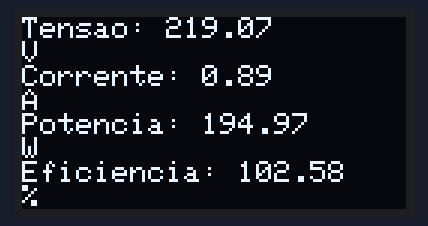
A sketch run on a simulated ESP32. On the bench: 128×64 one-colour display. WiFi joins after 1.5 s; servers stay silent unless stated; random numbers use the default seed unless the sketch sets one; what the sketch prints to the serial monitor is not drawn.

Above: at 1.6 s.
At 17.0 s:
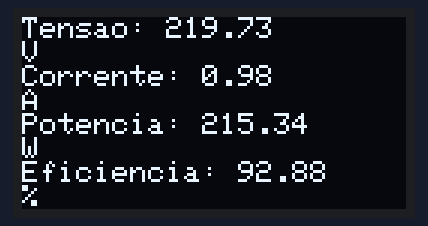
At 32.3 s:
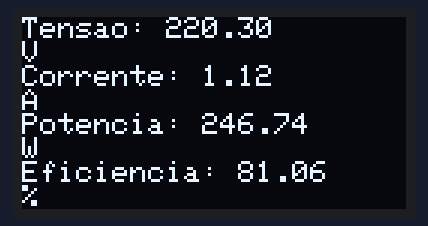
At 63.0 s:
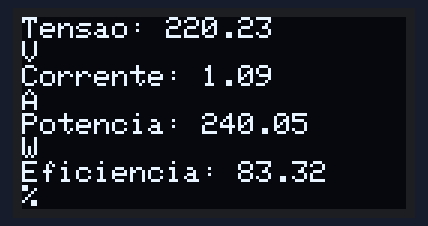
At 93.7 s:
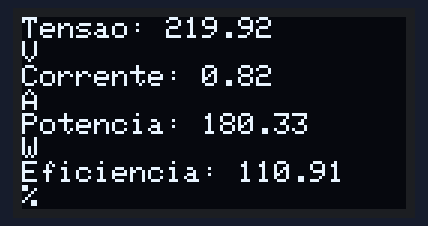
At 124.4 s:
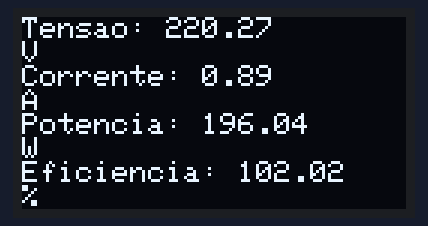

The sketch:

sketch.ino
```cpp
#include <WiFi.h>
#include <Wire.h>
#include <Adafruit_GFX.h>
#include <Adafruit_SSD1306.h>
#include "EmonLib.h" // Biblioteca Emon para simulação de sensores de energia

#define SCREEN_WIDTH 128 // Largura do OLED, em pixels
#define SCREEN_HEIGHT 64 // Altura do OLED, em pixels

// Cria um objeto de display OLED conectado ao I2C
Adafruit_SSD1306 display(SCREEN_WIDTH, SCREEN_HEIGHT, &Wire);

// Credenciais do Wi-Fi
const char* ssid = "Wokwi-GUEST"; // Nome da rede Wi-Fi
const char* password = "";        // Senha da rede Wi-Fi

// Configuração do ThingSpeak
const char* host = "api.thingspeak.com";
const String apiKey = "PR0FLYIR0LWWX7M3"; // Sua chave API de escrita do ThingSpeak

// Pinos dos sensores
const int voltagePin = 34; // Potenciômetro simula a tensão
const int currentPin = 35; // Potenciômetro simula a corrente

// Variáveis
float voltage, current, power;
float consumoPadrao = 200.0;      // Consumo padrão do INMETRO em watts
float eficienciaInformada = 0.85; // Eficiência energética informada pelo fabricante (85%)
float vidaUtilInicial = 100.0;    // Vida útil inicial em percentual
const float potenciaMaxima = 400.0; // Limite máximo para potência simulada (W)

// Função para gerar valores aleatórios
float gerarValorAleatorio(float base, float variacao) {
  return base + random(-variacao * 10, variacao * 10) / 100.0;
}

// Função para enviar dados ao ThingSpeak
void enviarDadosThingSpeak(float voltage, float current, float power, float eficiencia) {
  if (WiFi.status() == WL_CONNECTED) {
    WiFiClient client;

    if (client.connect(host, 80)) {
      // Criação da URL para envio
      String url = "/update?api_key=" + apiKey +
                   "&field1=" + String(voltage, 2) +
                   "&field2=" + String(current, 2) +
                   "&field3=" + String(power, 2) +
                   "&field4=" + String(eficiencia, 2);

      // Envio da solicitação HTTP
      client.print(String("GET ") + url + " HTTP/1.1\r\n" +
                   "Host: " + host + "\r\n" +
                   "Connection: close\r\n\r\n");
      delay(100); // Tempo para garantir o envio
    }
  } else {
    Serial.println("Erro: Não conectado ao Wi-Fi.");
  }
}

// Função para exibir no OLED
void exibirNoOLED(float voltage, float current, float power, float eficiencia) {
  display.clearDisplay();
  display.setTextSize(1);
  display.setCursor(0, 0);
  display.print("Tensao: ");
  display.println(voltage, 2);
  display.print("V");

  display.setCursor(0, 16);
  display.print("Corrente: ");
  display.println(current, 2);
  display.print("A");

  display.setCursor(0, 32);
  display.print("Potencia: ");
  display.println(power, 2);
  display.print("W");

  display.setCursor(0, 48);
  display.print("Eficiencia: ");
  display.println(eficiencia, 2);
  display.print("%");

  display.display(); // Atualiza o conteúdo do OLED
}

// Função para calcular a eficiência real do aparelho
float calcularEficienciaReal(float consumoReal, float consumoPadrao) {
  return consumoPadrao / consumoReal;
}

// Função para classificar a eficiência energética com base no INMETRO
String classificarEficiencia(float eficienciaReal) {
  if (eficienciaReal >= 0.9) {
    return "A (Muito eficiente)";
  } else if (eficienciaReal >= 0.8) {
    return "B (Eficiente)";
  } else if (eficienciaReal >= 0.7) {
    return "C (Moderado)";
  } else if (eficienciaReal >= 0.6) {
    return "D (Baixa eficiência)";
  } else {
    return "E (Ineficiente)";
  }
}

// Função para avaliar a conformidade da eficiência
void avaliarConformidade(float eficienciaReal, float eficienciaInformada, String classificacao) {
  Serial.print("Eficiência informada pelo fabricante: ");
  Serial.print(eficienciaInformada * 100);
  Serial.println(" %");

  Serial.print("Eficiência medida: ");
  Serial.print(eficienciaReal * 100);
  Serial.println(" %");

  Serial.print("Classificação do INMETRO: ");
  Serial.println(classificacao);

  if (eficienciaReal >= eficienciaInformada) {
    Serial.println("O aparelho está em conformidade com o valor informado.");
  } else {
    Serial.println("Alerta: O aparelho não está em conformidade com o valor informado!");
    Serial.println("Possível defeito ou desgaste identificado.");
  }
}

// Função para calcular e exibir a vida útil
void calcularVidaUtil(float eficienciaReal, float eficienciaInformada) {
  if (eficienciaReal < eficienciaInformada) {
    // Reduz a vida útil se a eficiência for inferior à informada
    vidaUtilInicial -= (eficienciaInformada - eficienciaReal) * 100;
    if (vidaUtilInicial < 0) {
      vidaUtilInicial = 0;
    }
  }

  Serial.print("Vida útil atual do aparelho: ");
  Serial.print(vidaUtilInicial);
  Serial.println(" %");

  if (vidaUtilInicial <= 20) {
    Serial.println("Alerta: O aparelho está próximo do fim de sua vida útil.");
  } else if (vidaUtilInicial == 0) {
    Serial.println("O aparelho atingiu o fim de sua vida útil.");
  }
}

void setup() {
  // Inicializa a comunicação serial
  Serial.begin(115200);

  // Inicializa o OLED
  if (!display.begin(SSD1306_SWITCHCAPVCC, 0x3C)) {
    Serial.println(F("Falha na inicialização do OLED"));
    for (;;); // Entra em loop infinito caso o OLED não inicie
  }
  display.clearDisplay();
  display.setTextColor(WHITE);

  // Conecta ao Wi-Fi
  WiFi.begin(ssid, password);
  Serial.print("Conectando ao WiFi");
  while (WiFi.status() != WL_CONNECTED) { // Aguarda até que esteja conectado
    delay(500);
    Serial.print(".");
  }
  Serial.println("\nConectado ao WiFi");
}

void sendDataToThingSpeak() {
  // Gera valores aleatórios de tensão e corrente
  voltage = gerarValorAleatorio(220.0, 10.0);  // ±10V de variação
  current = gerarValorAleatorio(1.0, 2.0);    // ±2A de variação

  // Calcula a potência usando P = VI
  power = voltage * current;

  // Limita a potência ao valor máximo
  if (power > potenciaMaxima) {
    power = potenciaMaxima - random(0, 50);
  }

  // Calcula a eficiência real
  float eficienciaReal = calcularEficienciaReal(power, consumoPadrao);

  // Classifica a eficiência com base no INMETRO
  String classificacao = classificarEficiencia(eficienciaReal);

  // Avalia conformidade e possíveis defeitos
  avaliarConformidade(eficienciaReal, eficienciaInformada, classificacao);

  // Calcula e exibe a vida útil do aparelho
  calcularVidaUtil(eficienciaReal, eficienciaInformada);

  // Exibe os dados no OLED
  exibirNoOLED(voltage, current, power, eficienciaReal * 100);

  // Envia os dados ao ThingSpeak
  enviarDadosThingSpeak(voltage, current, power, eficienciaReal * 100);
}

void loop() {
  sendDataToThingSpeak();
  delay(15000);
}
```

Measured:
- what the display in image 0 shows lasts 15.3 s, from 1.6 s to 16.9 s
